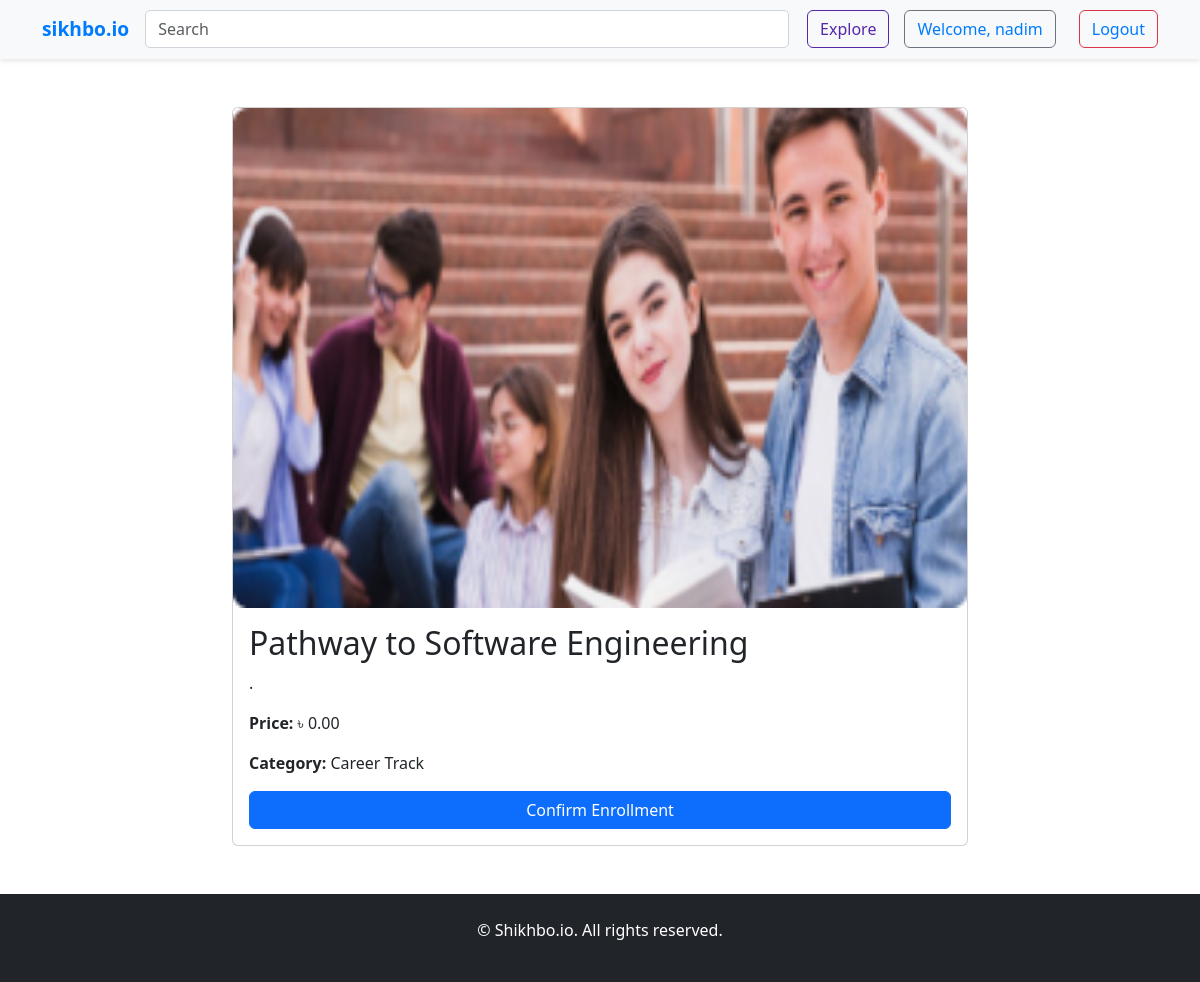
Page /enroll_course/9/ (signed in) on the earlier database version.
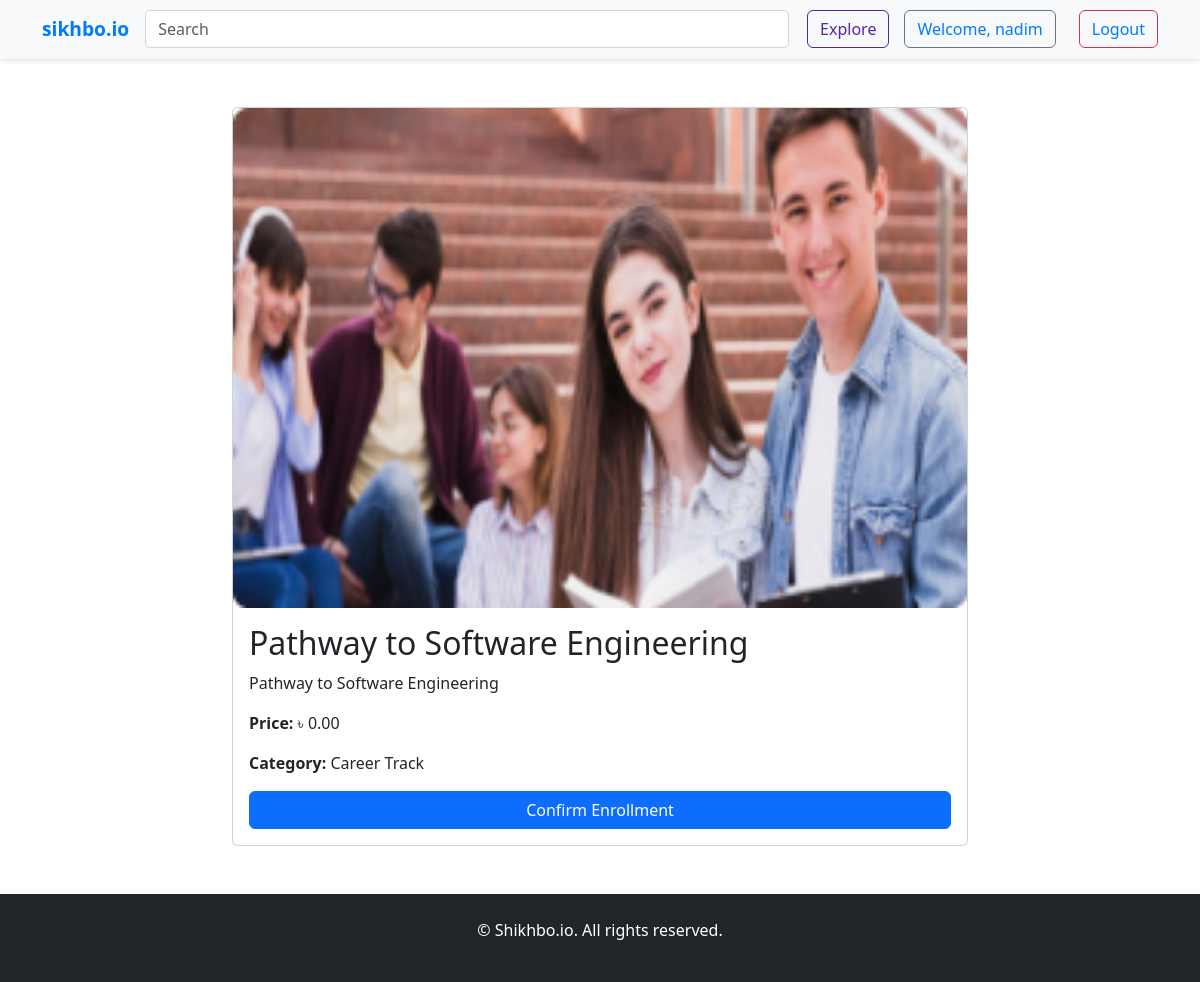
Same page on the later database version.
### base/models.py (models this page shows, shortened)
class Course(models.Model):
    title = models.CharField(max_length=200)
    description = models.TextField(null=True)
    price = models.DecimalField(max_digits=10, decimal_places=2)
    thumbnail = models.ImageField(upload_to='course_thumbnails/', null=True)
    category = models.ForeignKey(Category, on_delete=models.CASCADE, null=True)
    students_enrolled = models.PositiveIntegerField(default=0)
    image = models.ImageField(upload_to='', blank=True, null=True)

class Category(models.Model):
    name = models.CharField(max_length=100, null=True)
    description = models.TextField(blank=True, null=True)
    icon = models.ImageField(upload_to='category_icons/', blank=True, null=True)

### base/views.py (the view)
# urls.py: path('enroll_course/<str:id>/', base_views.enroll_course, name='enroll_course'),
@login_required
def enroll_course(request, id):
    course = get_object_or_404(Course, pk=id)
    if request.method == "POST":
        user_profile = request.user.profile
        course.students_enrolled += 1
        course.save()
        messages.success(request, f"You have successfully enrolled in {course.title}!")
        return redirect('courses')  # Redirect to courses page or another relevant page
    return render(request, 'enroll_course.html', {'course': course})

### template/enroll_course.html (shortened to what this page needs)
<!DOCTYPE html>
<html lang="en">
<head>
    {% load static %}
    <link href="https://cdn.jsdelivr.net/npm/bootstrap@5.3.0-alpha1/dist/css/bootstrap.min.css" rel="stylesheet">
    <link rel="stylesheet" href="{% static 'css/enroll_course.css' %}">
</head>
<body>
<nav class="navbar navbar-expand-lg navbar-light bg-light">
    <div class="container">
        <a class="navbar-brand" href="{% url 'home' %}">sikhbo.io</a>
        <form class="navbar-form" method="POST">
            <input class="form-control me-2" type="search" placeholder="Search" aria-label="Search">
            <button class="btn btn-outline-success" type="submit">Explore</button>
        </form>
        <div class="navbar-links">
            {% if user.is_authenticated %}
                <a href="{% url 'user_profile' %}" class="btn btn-outline-secondary me-2">
                    Welcome, {{ user.username }}
                </a>
                <a href="{% url 'logout' %}" class="btn btn-outline-danger">Logout</a>
            {% else %}
                <a href="{% url 'login' %}" class="btn btn-outline-primary">Login</a>
                <a href="{% url 'signup' %}" class="btn btn-primary">Sign Up</a>
            {% endif %}
        </div>
    </div>
</nav>
    <section class="py-5">
        <div class="container">
            <div class="row justify-content-center">
                <div class="col-md-8">
                    <div class="card">
                        <img src="{{ course.thumbnail.url }}" class="card-img-top" alt="{{ course.title }}">
                        <div class="card-body">
                            <h2 class="card-title">{{ course.title }}</h2>
                            <p class="card-text">{{ course.description }}</p>
                            <p class="card-text"><strong>Price:</strong> ৳ {{ course.price }}</p>
                            <p class="card-text"><strong>Category:</strong> {{ course.category.name }}</p>
                            <form method="POST">
                                <button type="submit" class="btn btn-primary w-100">Confirm Enrollment</button>
                            </form>
                        </div>
                    </div>
                </div>
            </div>
        </div>
    </section>
    <footer class="py-4 bg-dark text-white">
        <div class="container text-center">
            <p>&copy; {{ current_year }} Shikhbo.io. All rights reserved.</p>
        </div>
    </footer>
</body>
</html>

Differences in the rows shown:
changed Course "Pathway to Software Engineering": description "." → "Pathway to Software Engineering"
